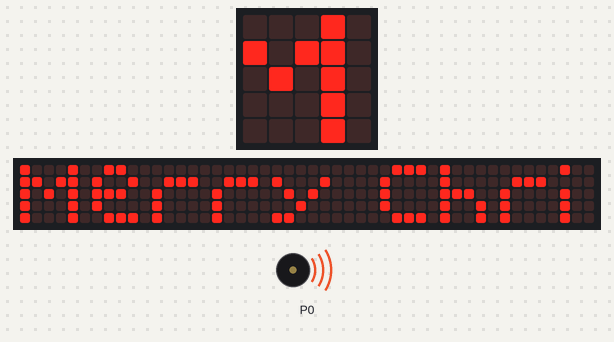
A program run on a simulated BBC micro:bit running MicroPython. Parts: the board's 5×5 LED display, a strip that is not on the board, showing the scrolling text unrolled, buzzer (waves = sounding). The 48×5 strip is a reading aid, not a part: it shows the text the display is scrolling, unrolled, one strip-width of it at a time.

Above: at 0.44 s.
At 5.46 s:
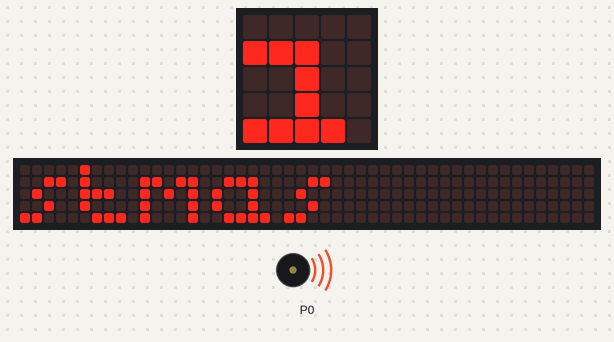
At 7.95 s:
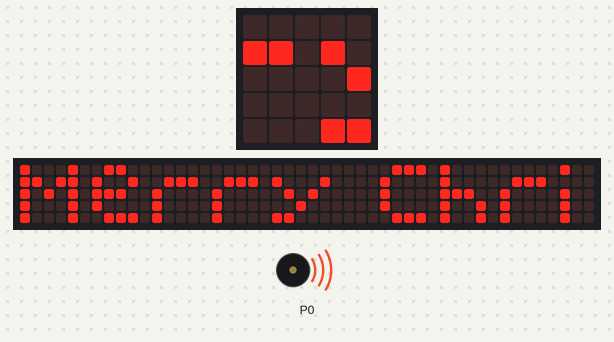
At 10.45 s:
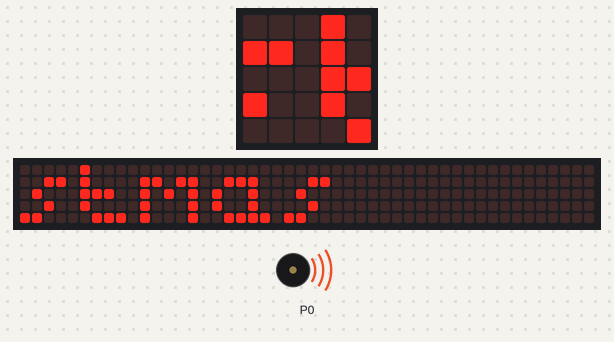
Timing chart, 0 to 40.0 s (numbered marks = the images above):
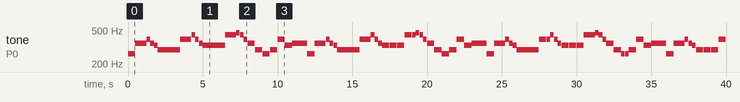

The program:

merry_christmas.py
```python
from microbit import *
import music
while True:
    display.scroll("Merry Christmas", delay=75, wait=False, loop=True)
    tune = ["C4:4", "F4", "F4:2", "G4", "F4", "E4", "D4:4", "D4:4", "D4:4",
            "G4", "G4:2", "A4", "G4", "F4", "E4:4", "E4", "E4", "A4",
            "A4:2", "A#4:2", "A4:2", "G4:2", "F4:4", "D4", "C4:2", "C4:2",
            "D4:4", "G4:4", "E4:4", "F4:8"]
    music.play(tune)
```

Measured:
- by itself, tone on P0: plays 262 Hz for 0.49 s, 349 Hz for 0.49 s, 349 Hz for 0.24 s, 392 Hz for 0.24 s, 349 Hz for 0.24 s, 330 Hz for 0.24 s … (100 notes in this stretch)
